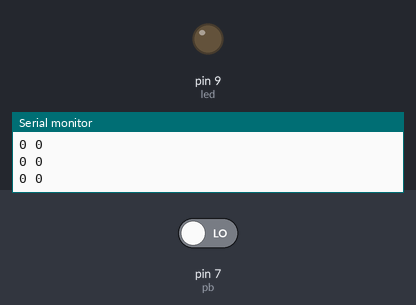
The sketch below on a simulated Arduino Uno, built with avr-gcc and run on an emulated ATmega328P. Parts: output pins drawn as LEDs (lit = HIGH), the last lines printed to the serial monitor. The test bench sets the inputs (shaded band); at power-on: pin 7 (pb) LOW.

Above: at 1.2 s.
1.3 s: pin 7 (pb) driven HIGH
At 3.4 s:
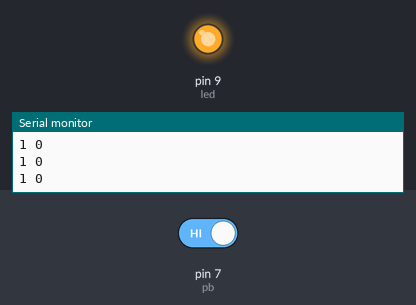
3.8 s: pin 7 (pb) driven LOW
At 4.6 s:
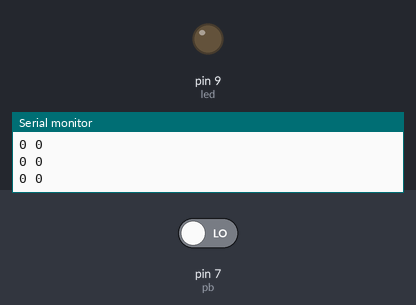
Timing chart, 0 to 6.8 s (numbered marks = the images above; inputs shaded):
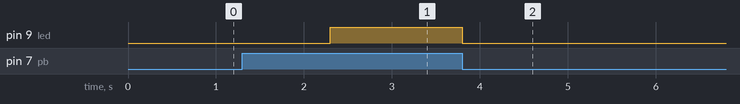

The sketch:

pbfor50ms.EXP.ino
```cpp
const int pb = 7;
const int led = 9;
unsigned long timer = 0;
unsigned long timer_1 = 0;
bool led_status = LOW;
void setup() {
  // put your setup code here, to run once:
  pinMode(pb, INPUT);
  pinMode(led, OUTPUT);
  Serial.begin(9600);

}

void loop() {
  // put your main code here, to run repeatedly:
  bool pb_status = digitalRead(pb);

  if(pb_status == HIGH){
    timer = millis();
    if(timer - timer_1 > 1000){
      bool led_status = pb_status;
      digitalWrite(led, led_status);
    }
  }
  else{
    led_status == pb_status;
    digitalWrite(led, led_status);
    timer_1 = millis();
  }
  Serial.print(pb_status);
  Serial.print(" ");
  Serial.println(led_status);
}
```

Measured:
- after the input at 1.3 s, pin 9 (led): LOW → HIGH after 1.0 s
- after the input at 3.8 s, pin 9 (led): HIGH → LOW at once
